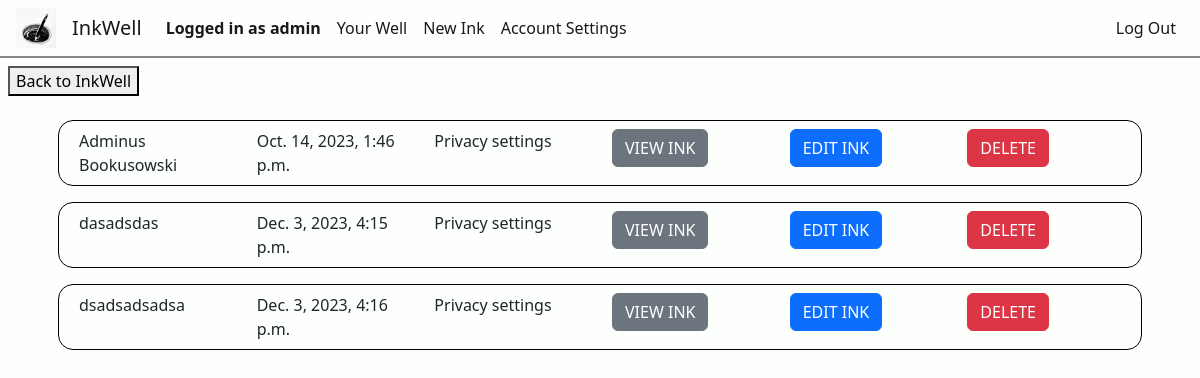
The page /ink_settings (signed in) on the database as committed earlier.
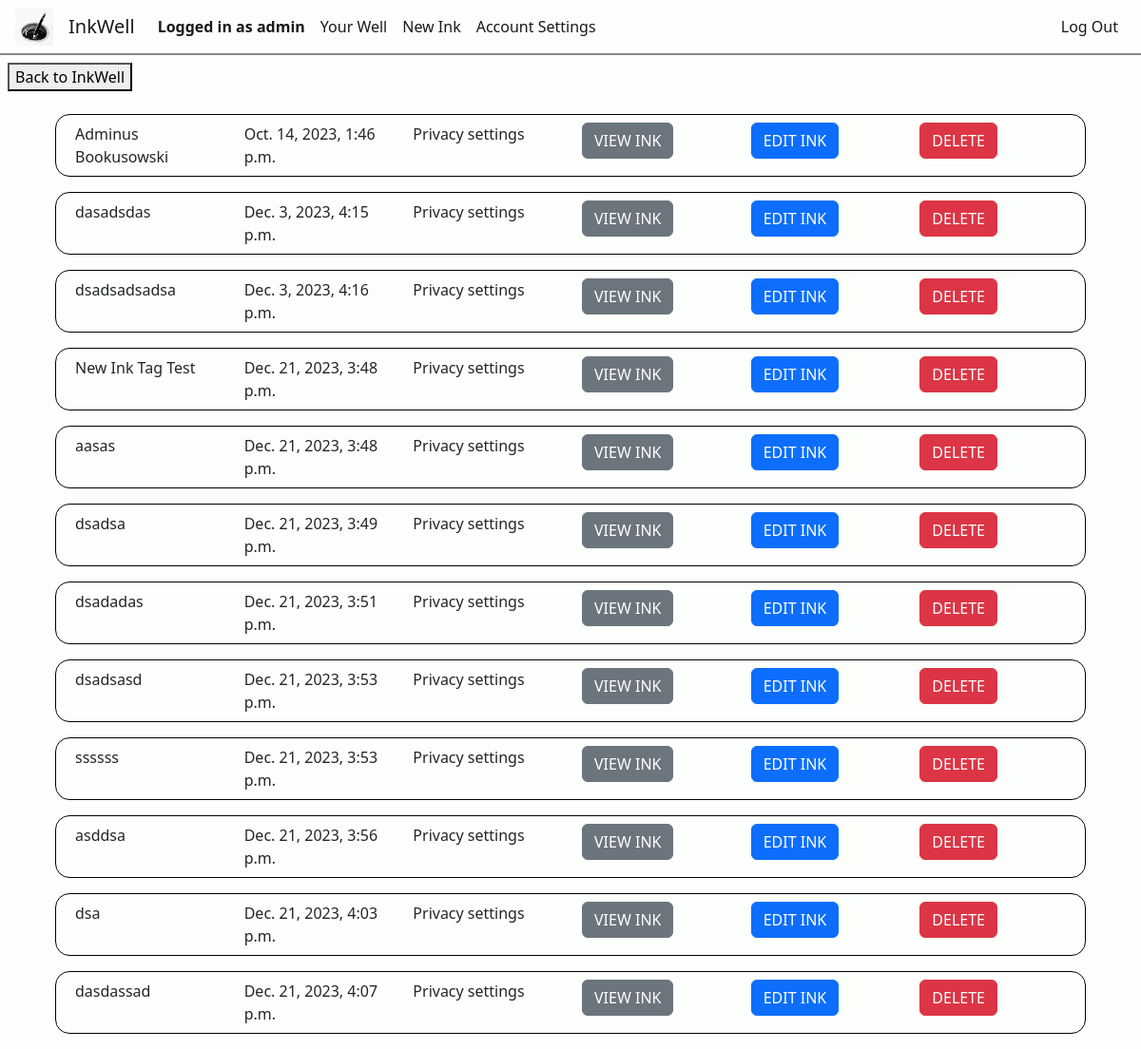
The same page on the database as committed later.
### inkwell/models.py (models this page shows, shortened)
class User(AbstractUser):
    about = models.CharField(max_length=250, default="")
    profilePicture = models.ImageField(upload_to='', blank=True, null=True)

class Ink(models.Model):
    wellOrigin = models.ForeignKey(Well, on_delete=models.CASCADE, related_name="well_pk", default="")
    inkOwner = models.ForeignKey(User, on_delete=models.CASCADE, related_name="ink_owner", default="")
    coAuthors = models.ManyToManyField(User, related_name="CoAuthors", blank=True)
    privateStatus = models.BooleanField(default=False)
    updateStatus = models.BooleanField(default=False) # If the Ink is edited at least once, this changes to true
    ink_following = models.ManyToManyField(User, related_name="ink_following", blank=True)
    tags = models.ManyToManyField(Tag, related_name="tags", blank=True)
    description = models.CharField(max_length=500, default="")
    title = models.CharField(max_length=64, default="")
    views = models.PositiveBigIntegerField(default=0)
    creation_date = models.DateTimeField(default=timezone.now, editable=False)

### inkwell/views.py (the view)
# urls.py: path('ink_settings', views.ink_settings, name='ink_settings'),
@login_required
def ink_settings(request):
    retrieve_inks = Ink.objects.filter(inkOwner=request.user)
    return render(request, "inkwell/ink_settings.html", {
        "inks": retrieve_inks,
        "title": "Ink Settings"
    })

### inkwell/templates/inkwell/ink_settings.html
{% extends "inkwell/layout.html" %}
{% block body %}
<a href="{% url 'well' username=request.user.username %}"><button class="backToInkWell">Back to InkWell</button></a>
<div class="container">
    {% for ink in inks %}
        <div class="row inkSettingRow">
            <div class="col">
                {{ ink.title }}
            </div>
            <div class="col">
                {{ ink.creation_date }}
            </div>
            <div class="col">
                Privacy settings
            </div>
            <div class="col">
                <a href="{% url 'ink_view' inkID=ink.id %}"><button class="btn btn-secondary">VIEW INK</button></a>
            </div>
            <div class="col">
                <a href="{% url 'edit_ink' inkID=ink.id %}"><button class="btn btn-primary" href="">EDIT INK</button></a>
            </div>
            <div class="col">
                <button class="btn btn-danger">DELETE</button>
            </div>
        </div>
    {% endfor %}
</div>
{% endblock %}

### inkwell/templates/inkwell/layout.html (shortened to what this page needs)
{% load static %}
<!DOCTYPE html>
<html lang="en">
    <head>
        <link href="https://cdn.jsdelivr.net/npm/bootstrap@5.3.2/dist/css/bootstrap.min.css" rel="stylesheet">
        <link href="{% static 'inkwell/styles.css' %}" rel="stylesheet">
        <link rel="stylesheet" href="//code.jquery.com/ui/1.12.1/themes/base/jquery-ui.css">
    </head>
    <body>
        <nav class="navbar navbar-expand-lg">
            <img class="nav-logo" src="{% static 'inkwell/inkwell1.ico' %}" width="40px" height="40px">
            <a class="navbar-brand" href="{% url 'index' %}">InkWell</a>
            <div class="collapse navbar-collapse" id="navbarNav">
                <ul class="navbar-nav d-flex justify-content-start nav-left col">
                    {% if user.is_authenticated %}
                        <li class="nav-item">
                            <span class="nav-link text-center loggedInAs">Logged in as {{request.user.username}}</span>
                        </li>
                        <li class="nav-item">
                            <a class="nav-link text-center" href="{% url 'well' username=user.username %}">Your Well</a>
                        </li>
                        <li class="nav-item">
                            <a class="nav-link text-center" href="{% url 'newInk' %}">New Ink</a>
                        </li>
                        <li class="nav-item">
                            <a class="nav-link text-center" href="{% url 'settings' %}">Account Settings</a>
                        </li>
                    {% endif %}
                </ul>
                <ul class="navbar-nav d-flex justify-content-end nav-right col-2">
                    {% if user.is_authenticated %}
                        <li class="nav-item">
                            <a class="nav-link" href="{% url 'logout' %}">Log Out</a>
                        </li>
                    {% endif %}
                </ul>
            </div>
          </nav>
        <div class="body">
            {% block body %}
            {% endblock %}
        </div>
    </body>
</html>

### inkwell/static/inkwell/styles.css (style rules this page uses)
:root { --black: #020202ff; --dark-green: #0d2818ff; --pakistan-green: #04471cff; --sea-green: #058c42ff; --malachite: #16db65ff; --coquelicot: #f15025ff; --white: #ffffffff; --platinum: #e6e8e6ff; --timberwolf: #ced0ceff; --eerie-black: #191919ff; --gunmetal: #223843ff; --antiflash-white: #eff1f3ff; --timberwolf: #dbd3d8ff; --desert-sand: #d8b4a0ff; --burnt-sienna: #d77a61ff; --baby-powder: #fdfffcff; --lapis-lazuli: #235789ff; --fire-engine-red: #c1292eff; --school-bus-yellow: #f1d302ff; --raisin-black: #161925ff; --primary-color: var(--antiflash-white); --secondary-color: var(--baby-powder); --background-color: var(--baby-powder); --text-color: var(--eerie-black); --border-color: #888888; }
.navbar-brand, .nav-logo { margin-left: 1rem; }
.loggedInAs { font-weight: bold; }
.navbar { border-bottom: 2px var(--border-color) solid; width: auto; }
.nav-right { margin-right: 1rem; }
.nav-link, .navbar-brand { color: var(--text-color); }
p, a, h1, h2, h3, h4, h5, span { color: var(--text-color); }
body { background-color: var(--background-color); margin: 0; z-index: 0; }
.backToInkView, .backToInkWell { margin: 0.5rem; }
.row { padding: 1rem; margin: 0; }
.inkSettingRow { margin: 1rem; border: 1px black solid; border-radius: 15px; padding: 0.5rem; }

Rows that differ between the two databases and show on the page:
added Ink: title "New Ink Tag Test", creation_date "Dec. 21, 2023, 3:48 p.m."
added Ink: title "aasas", creation_date "Dec. 21, 2023, 3:48 p.m."
added Ink: title "dsadsa", creation_date "Dec. 21, 2023, 3:49 p.m."
added Ink: title "dsadadas", creation_date "Dec. 21, 2023, 3:51 p.m."
added Ink: title "dsadsasd", creation_date "Dec. 21, 2023, 3:53 p.m."
added Ink: title "ssssss", creation_date "Dec. 21, 2023, 3:53 p.m."
added Ink: title "asddsa", creation_date "Dec. 21, 2023, 3:56 p.m."
added Ink: title "dsa", creation_date "Dec. 21, 2023, 4:03 p.m."
added Ink: title "dasdassad", creation_date "Dec. 21, 2023, 4:07 p.m."
